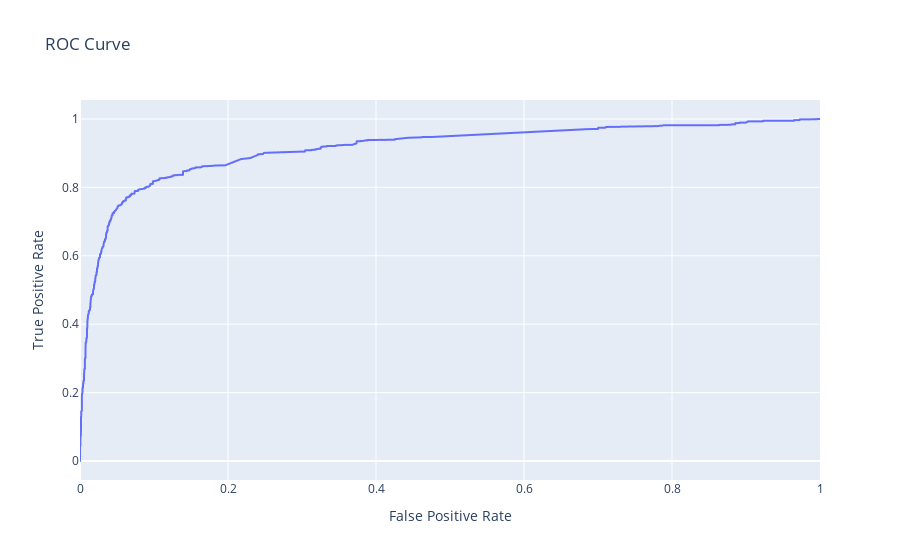

Notebook code for this chart:
### Code cell
from sklearn.metrics import roc_curve
#plot TPR on x vs FPR on y
model_probabilities = model.predict_proba(x_train2)[:,1]
fpr, tpr, threshold = roc_curve(y_train2, model_probabilities)
fig = px.line(x=fpr, y = tpr, hover_name=threshold, title = "ROC Curve")
fig.update_xaxes(title="False Positive Rate")
fig.update_yaxes(title="True Positive Rate")
fig

### Figure 1 — Plotly figure (JSON) as saved in the notebook; plotly's stock layout.template omitted (floating-point values rounded to 4 significant figures; data arrays with more than 128 entries replaced by an {"elided": "..."} marker saying what was removed)
{"data": [{"hovertemplate": "<b>%{hovertext}</b><br><br>x=%{x}<br>y=%{y}<extra></extra>", "hovertext": {"elided": "1284 float values"}, "legendgroup": "", "line": {"color": "#636efa", "dash": "solid"}, "mode": "lines", "name": "", "showlegend": false, "type": "scattergl", "x": {"elided": "1284 float values"}, "xaxis": "x", "y": {"elided": "1284 float values"}, "yaxis": "y"}], "layout": {"legend": {"tracegroupgap": 0}, "title": {"text": "ROC Curve"}, "xaxis": {"anchor": "y", "domain": [0, 1], "title": {"text": "False Positive Rate"}}, "yaxis": {"anchor": "x", "domain": [0, 1], "title": {"text": "True Positive Rate"}}}}
